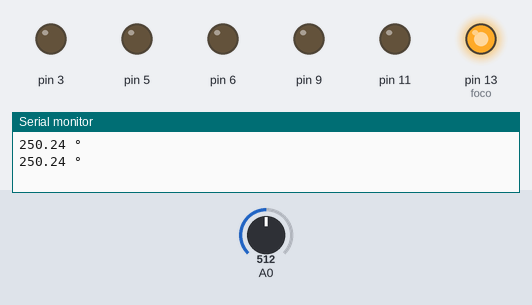
A sketch run on a simulated Arduino Uno, built with avr-gcc and run on an emulated ATmega328P. On the bench: output pins drawn as LEDs (lit = HIGH), the last lines printed to the serial monitor. The test bench sets the inputs (shaded band); at power-on: A0 = 512.

Above: at 5.8 s.
5.9 s: A0 set to 16
At 7.4 s:
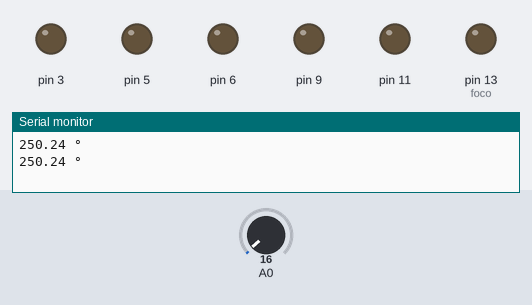
At 11.08 s:
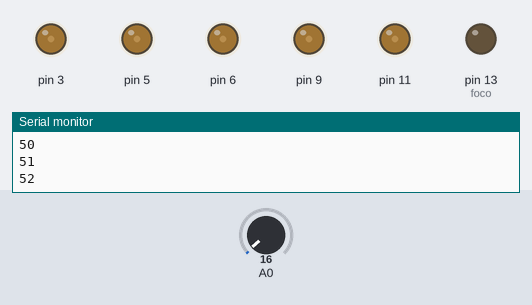
Timing chart, 0 to 24.4 s (numbered marks = the images above; inputs shaded):
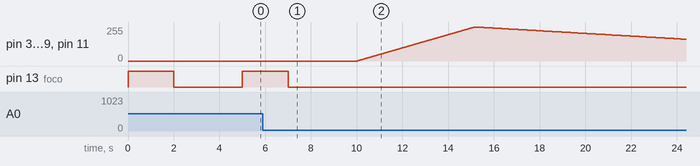

Measured:
- after the input at 5.9 s, pin 3, pin 5, pin 6, pin 9, pin 11: rises from 0/255 to 255/255 in 5.1 s, then falls to 163/255 in 9.2 s; pin 13 (foco): goes on until 7.0 s, then stays LOW

The sketch:

Examen2.ino
```cpp
int lectura=0;
double voltaje=0.0;
float celcius=0.0;
int foco=13;
void setup() {
  // put your setup code here, to run once:
 Serial.begin(9600);
 pinMode(foco,OUTPUT);
 pinMode(3,OUTPUT);
 pinMode(5,OUTPUT);
 pinMode(6,OUTPUT);
 pinMode(9,OUTPUT);
 pinMode(11,OUTPUT);
}

void loop() {
  lectura =analogRead(0);
  voltaje=(lectura*5.0)/1023.0;
  celcius=(voltaje*1000)/10;
  Serial.print(celcius);
  Serial.println(" °");

  if(celcius>=26.0)
  {
     digitalWrite(3,0);
    digitalWrite(5,0);
    digitalWrite(6,0);
    digitalWrite(9,0);
    digitalWrite(11,0);
    digitalWrite(foco,1);
    delay(2000);
    digitalWrite(foco,0);
    delay(2000);
  }else
  if(celcius>=20.88 && celcius<25.0){

    for(int i=0;i<10;i++){
      digitalWrite(i,1);
      delay(500);
    }
    delay(1000);
    for(int i=10;i>=0;i--){
      digitalWrite(i,0);
      delay(500);
    }
    delay(1000);
    for(int i=10;i>=0;i--){
      digitalWrite(i,1);
      delay(500);
    }
        for(int i=0;i<10;i++){
      digitalWrite(i,0);
      delay(500);
    }


  }else
  if(celcius<=19.0){
    for(int i =0;i<255;i++){
      analogWrite(3,i);
      analogWrite(5,i);
      analogWrite(6,i);
      analogWrite(9,i);
      analogWrite(11,i);
      delay(20);
      Serial.println(i);
    }

    for(int b =255;b>=0;b--){
      analogWrite(3,b);
      analogWrite(5,b);
      analogWrite(6,b);
      analogWrite(9,b);
      analogWrite(11,b);
      Serial.println(b);
      delay(100);
    }
  }
 delay(1000);


}
```
